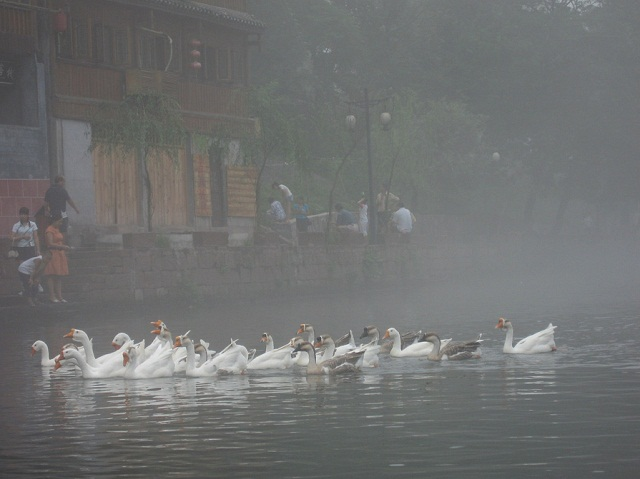
#> input picture samples/555.jpg, 640 x 479 px
$ python -i AutoAdjust.py   (imports and definitions only)
#> lines starting #> are read from the running program, lines starting #| are printed output that depends on the picture
#> further down, picture is the input picture: shape (479, 640, 3); mean B, G, R 112.3, 112.7, 111.2
# -*- coding: utf-8 -*-
"""
Created on Sun Feb 10 09:54:02 2019

@author: Quanfita
"""

import cv2
import math
import numpy as np

class ACE(object):

    def __init__(self):
        self.g_para = {}

    def stretchImage(self,data, s=0.005, bins = 2000):    #线性拉伸，去掉最大最小0.5%的像素值，然后线性拉伸至[0,1]
        ht = np.histogram(data, bins);
        d = np.cumsum(ht[0])/float(data.size)
        lmin = 0; lmax=bins-1
        while lmin<bins:
            if d[lmin]>=s:
                break
            lmin+=1
        while lmax>=0:
            if d[lmax]<=1-s:
                break
            lmax-=1
        return np.clip((data-ht[1][lmin])/(ht[1][lmax]-ht[1][lmin]), 0,1)

    def getPara(self,radius = 5):                        #根据半径计算权重参数矩阵
        m = self.g_para.get(radius, None)
        if m is not None:
            return m
        size = radius*2+1
        m = np.zeros((size, size))
        for h in range(-radius, radius+1):
            for w in range(-radius, radius+1):
                if h==0 and w==0:
                    continue
                m[radius+h, radius+w] = 1.0/math.sqrt(h**2+w**2)
        m /= m.sum()
        self.g_para[radius] = m
        return m

    def zmIce(self, I, ratio=4, radius=300):                     #常规的ACE实现
        para = self.getPara(radius)
        height,width = I.shape
        zh,zw = [0]*radius + [x for x in range(height)] + [height-1]*radius, [0]*radius + [x for x in range(width)]  + [width -1]*radius
        Z = I[np.ix_(zh, zw)]
        res = np.zeros(I.shape)
        for h in range(radius*2+1):
            for w in range(radius*2+1):
                if para[h][w] == 0:
                    continue
                res += (para[h][w] * np.clip((I-Z[h:h+height, w:w+width])*ratio, -1, 1))
        return res

    def zmIceFast(self, I, ratio, radius):                #单通道ACE快速增强实现
        height, width = I.shape[:2]
        if min(height, width) <=2:
            return np.zeros(I.shape)+0.5
        Rs = cv2.resize(I, ((width+1)//2, (height+1)//2))
        Rf = self.zmIceFast(Rs, ratio, radius)             #递归调用
        Rf = cv2.resize(Rf, (width, height))
        Rs = cv2.resize(Rs, (width, height))

        return Rf+self.zmIce(I,ratio, radius)-self.zmIce(Rs,ratio,radius)

    def zmIceColor(self, I, ratio=4, radius=3):               #rgb三通道分别增强，ratio是对比度增强因子，radius是卷积模板半径
#> called with ratio = 4, radius = 3
        I = I / 255.0
        res = np.zeros(I.shape)
        for k in range(3):
            res[:,:,k] = self.stretchImage(self.zmIceFast(I[:,:,k], ratio, radius))
#> this loop made 3 passes
#> pass 1, in zmIceFast (call 2), `Rs = cv2.resize(I, ((width+1)//2, (height+1)//2))`:
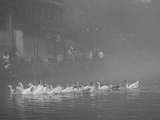
#> Rs: shape (120, 160) float64; min 0.24, max 0.872, mean 0.44
#> pass 1, in zmIceFast (call 4), `Rs = cv2.resize(I, ((width+1)//2, (height+1)//2))`:
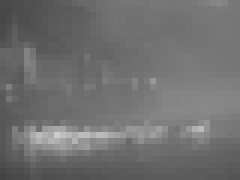
#> Rs: shape (30, 40) float64 (shown 6 times larger); min 0.266, max 0.804, mean 0.44
#> after the loop:
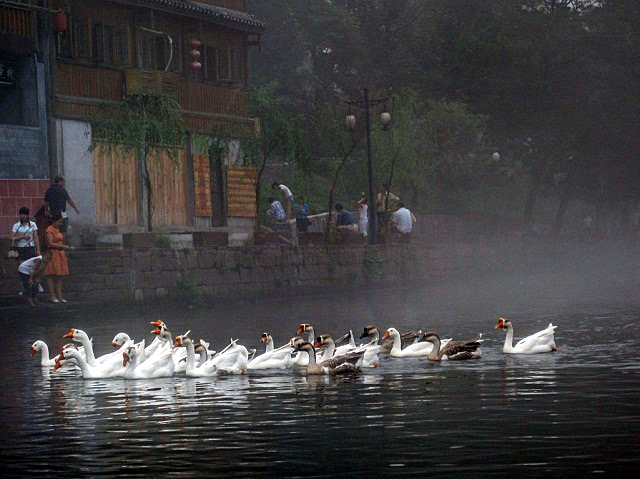
#> res: shape (479, 640, 3) float64; mean of channels 0, 1, 2 0.249, 0.245, 0.25; drawn as B, G, R
        return (res*255).astype(np.uint8)

def AWB(img):
    b,g,r = cv2.split(img)
    B,G,R = np.mean(b),np.mean(g),np.mean(r)
    kb,kg,kr = (R + G + B) / (3*B),(R + G + B) / (3*G),(R + G + B) / (3*R)
    b,g,r = b*kb, g*kg, r*kr
    final = cv2.merge([b,g,r])
    return final.astype(np.uint8)

def ACA(image):
    #CLAHE
    b,g,r = cv2.split(image)
    clahe = cv2.createCLAHE(clipLimit=2.0, tileGridSize=(8,8))
    b = clahe.apply(b)
    g = clahe.apply(g)
    r = clahe.apply(r)
    image = cv2.merge([b,g,r])
    return image.astype(np.uint8)

def ImageSize(img,width,height):
    img = cv2.resize(img,(width,height))
    return img.astype(np.uint8)

def CanvasSize(img,width,height):
    canvas = np.ones((height,width,3),dtype=np.uint8)
    canvas *= 255
    cen_x,cen_y = (width+1)//2,(height+1)//2
    img_w,img_h = img.shape[1],img.shape[0]
    point_sx = cen_x - (img_w+1) // 2
    point_sy = cen_y - (img_h+1) // 2
    canvas[point_sy:(point_sy+img_h),point_sx:(point_sx+img_w)] = img
    return canvas.astype(np.uint8)

# [9 lines not run here, left out]

>>> import cv2
>>> picture = cv2.imread('../../samples/555.jpg')
>>> result = ACE().zmIceColor(picture)

$ run again, on samples/10.jpg
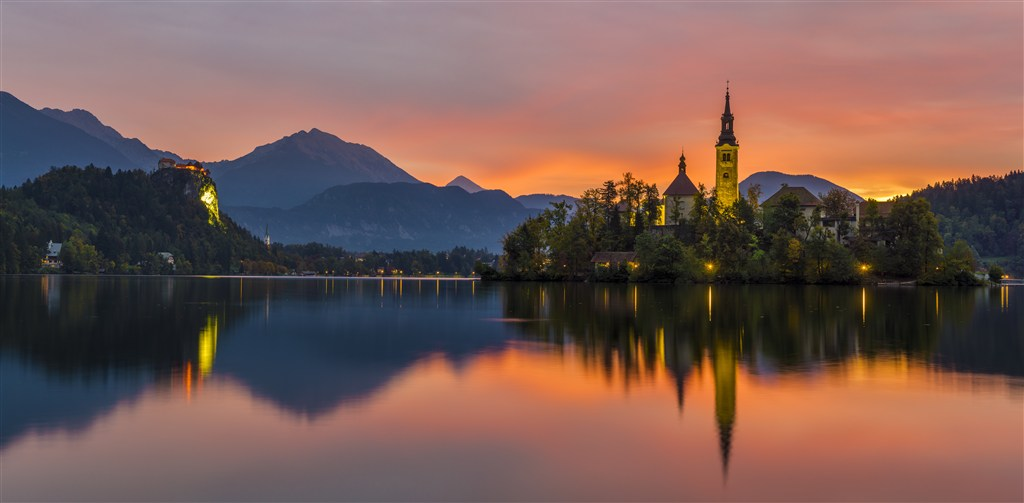
#> input picture samples/10.jpg, 1024 x 503 px
#> picture is the input picture: shape (503, 1024, 3); mean B, G, R 84.2, 90.1, 117.8
#> the loop in zmIceColor, `for k in range(3):` made 3 passes
#> pass 1, in zmIceFast (call 4), `Rs = cv2.resize(I, ((width+1)//2, (height+1)//2))`:
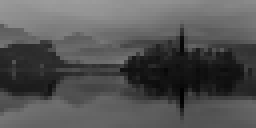
#> Rs: shape (32, 64) float64 (shown 4 times larger); min 0.00886, max 0.615, mean 0.33
#> after the loop in zmIceColor, `for k in range(3):`:
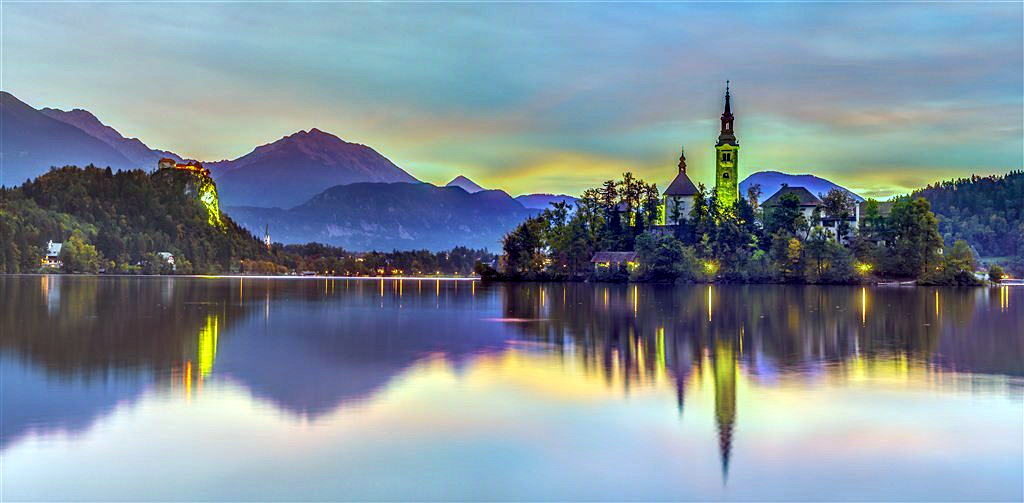
#> res: shape (503, 1024, 3) float64; mean of channels 0, 1, 2 0.603, 0.558, 0.501; drawn as B, G, R

$ run again, on samples/2.jpg
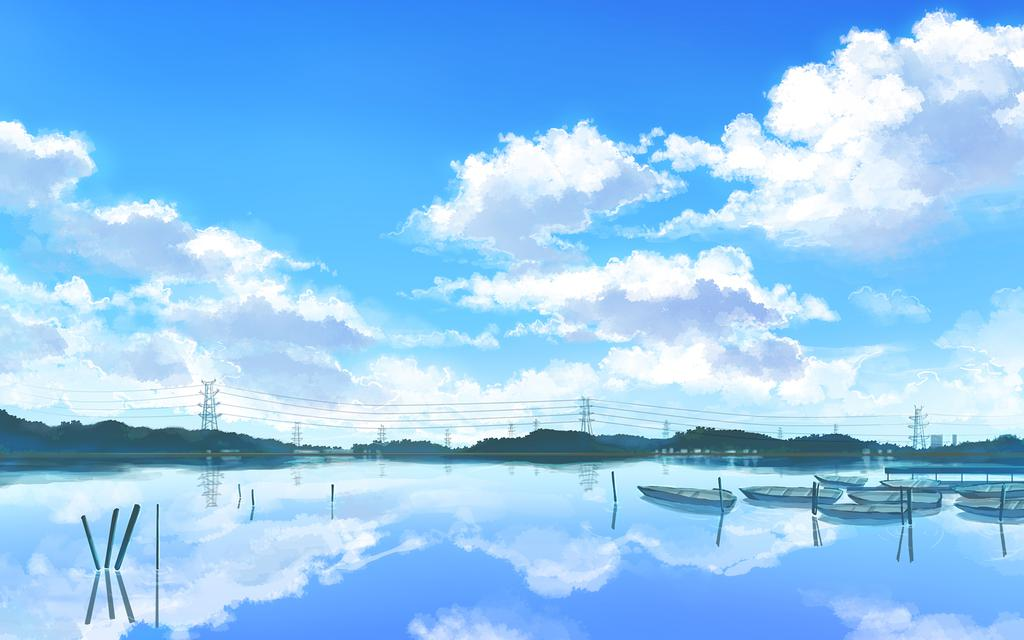
#> input picture samples/2.jpg, 1024 x 640 px
#> picture is the input picture: shape (640, 1024, 3); mean B, G, R 242.8, 198, 143.4
#> the loop in zmIceColor, `for k in range(3):` made 3 passes
#> pass 1, in zmIceFast (call 4), `Rs = cv2.resize(I, ((width+1)//2, (height+1)//2))`:
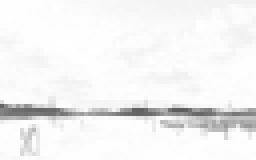
#> Rs: shape (40, 64) float64 (shown 4 times larger); min 0.363, max 1, mean 0.952
#> after the loop in zmIceColor, `for k in range(3):`:
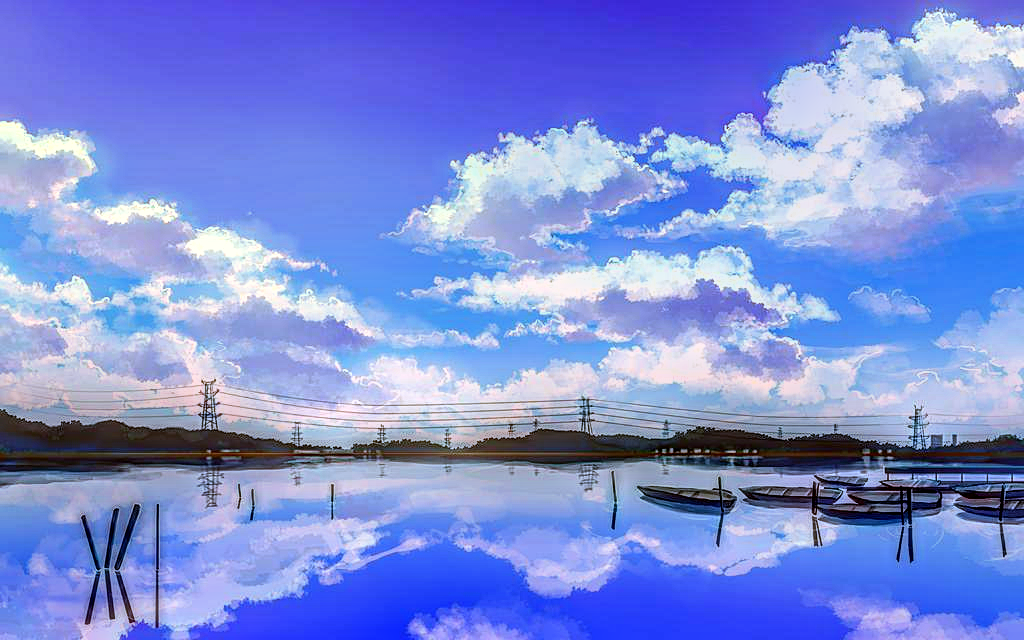
#> res: shape (640, 1024, 3) float64; mean of channels 0, 1, 2 0.855, 0.558, 0.489; drawn as B, G, R
